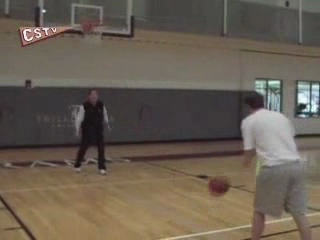
#> input picture Thesis/Figures/FailureCases/Catch/00011.png, 320 x 240 px, found by its file name
$ jupyter execute optical_flow.ipynb
#> lines starting #> are read from the running program, lines starting #| are printed output that depends on the picture
[cell 1]
import numpy as np
import cv2 as cv

[cell 2]
frame1 = cv.imread(r"C:\Users\Nick\Desktop\School\Rename_Images\Rename_Images\golf\Morgan_Pressel_golf_f_cm_np1_ri_goo_0\00011.png")
#> frame1 is the input picture: shape (240, 320, 3); mean B, G, R 82.5, 94.4, 104.9
frame2 = cv.imread(r"C:\Users\Nick\Desktop\School\Rename_Images\Rename_Images\golf\Morgan_Pressel_golf_f_cm_np1_ri_goo_0\00021.png")
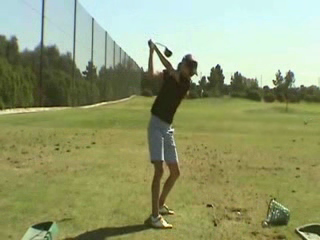
#> input picture Thesis/Figures/GolfFrames/A/00021.png, 320 x 240 px, found by its file name
#> frame2 is the input picture: shape (240, 320, 3); mean B, G, R 114.1, 156.3, 147.4

prvs = cv.cvtColor(frame1, cv.COLOR_BGR2GRAY)
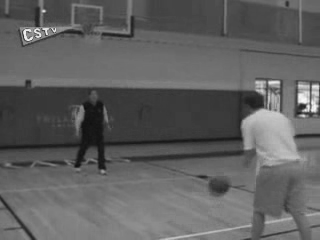
#> prvs: shape (240, 320); min 12, max 249, mean 96.2
hsv = np.zeros_like(frame1)
hsv[..., 1] = 255
next = cv.cvtColor(frame2, cv.COLOR_BGR2GRAY)
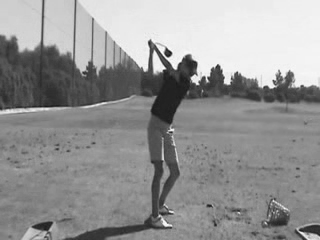
#> next: shape (240, 320); min 20, max 253, mean 148.8
flow = cv.calcOpticalFlowFarneback(prvs, next, None, 0.5, 3, 15, 3, 5, 1.2, 0)
mag, ang = cv.cartToPolar(flow[..., 0], flow[..., 1])
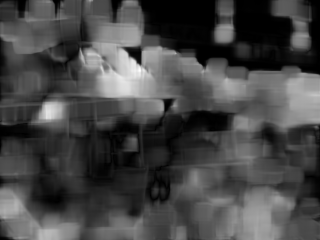
#> mag: shape (240, 320) float32; min 7.76e-07, max 25.47, mean 7.1; drawn with min black and max white
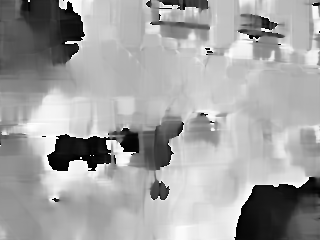
#> ang: shape (240, 320) float32; min 0.000132, max 6.28, mean 4.03; drawn with min black and max white
hsv[..., 0] = ang*180/np.pi/2
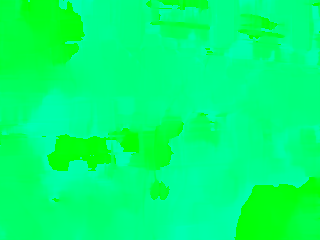
#> hsv: shape (240, 320, 3); mean of channels 0, 1, 2 114.8, 255, 0; drawn as B, G, R
hsv[..., 2] = cv.normalize(mag, None, 0, 255, cv.NORM_MINMAX)
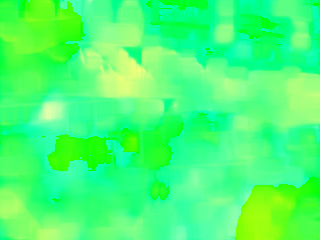
#> hsv: shape (240, 320, 3); mean of channels 0, 1, 2 114.8, 255, 70.9; drawn as B, G, R
bgr = cv.cvtColor(hsv, cv.COLOR_HSV2BGR)
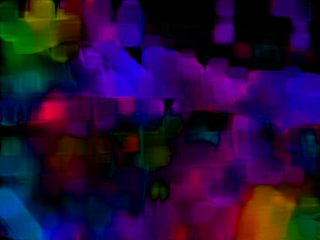
#> bgr: shape (240, 320, 3); mean B, G, R 54.9, 12.5, 36.1

cv.imwrite('opticalfb.png', frame2)
cv.imwrite('opticalhsv.png', bgr)
prvs = next
